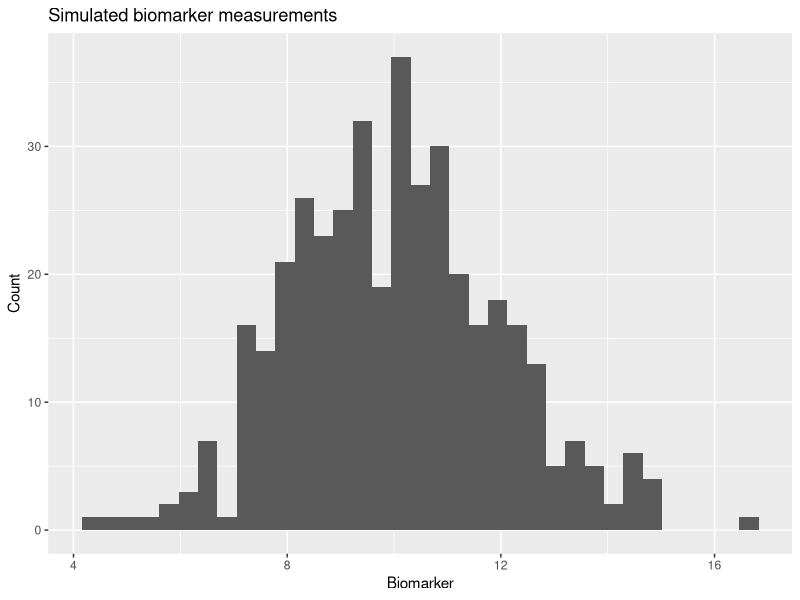
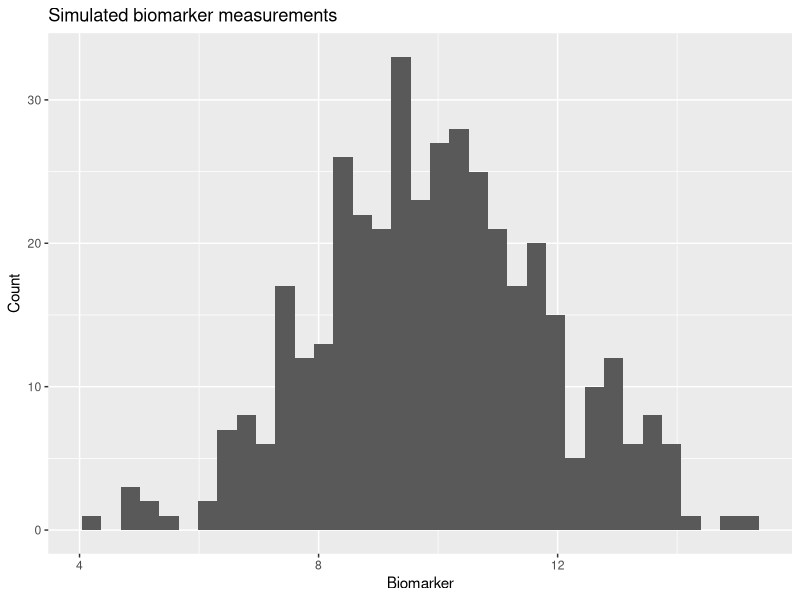

Write the R code that produced these figures, in order.
## ---- chunk 1
library(tidyverse)
## ---- chunk 2
#| label: l2-binary-sim
n <- 200
p <- 0.17
mutation <- rbinom(n, size = 1, prob = p)

table <- tibble(mutation) |> count(mutation) |> mutate(prop = n / sum(n))
## ---- chunk 3
table
## ---- chunk 4
#| label: l2-cat-sim
n <- 300
levels_resp <- c("CR", "PR", "NR")
probs_resp  <- c(0.20, 0.50, 0.30)

response <- sample(levels_resp, size = n, replace = TRUE, prob = probs_resp)

tab <- tibble(response = factor(response, levels = levels_resp)) |>
  count(response) |>
  mutate(prop = n / sum(n))

tab
## ---- chunk 5
#| label: l2-cont-sim2
n <- 400
mu <- 10
sigma <- 2

biomarker <- rnorm(n, mean = mu, sd = sigma)

plot_cont <- ggplot(tibble(biomarker), aes(biomarker)) +
  geom_histogram(bins = 35) +
  labs(x = "Biomarker", y = "Count",
       title = "Simulated biomarker measurements")
## ---- chunk 6
#| fig-width: 7
#| fig-height: 4
plot_cont
## ---- chunk 7
#| label: l2-cont-sim
n <- 400
mu <- 10
sigma <- 2

biomarker <- rnorm(n, mean = mu, sd = sigma)

plot_cont <- ggplot(tibble(biomarker), aes(biomarker)) +
  geom_histogram(bins = 35) +
  labs(x = "Biomarker", y = "Count",
       title = "Simulated biomarker measurements")
## ---- chunk 8
#| fig-width: 7
#| fig-height: 4
plot_cont
